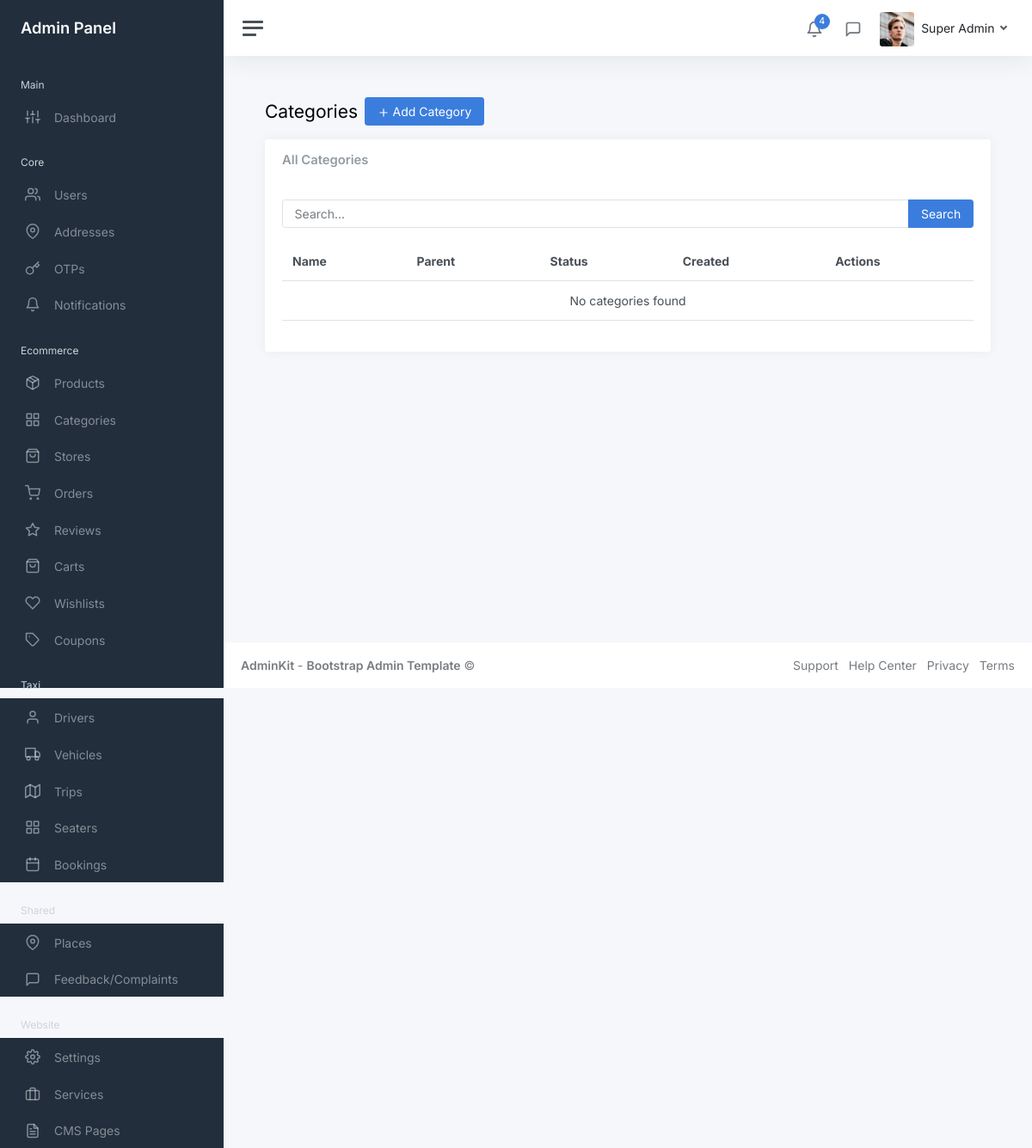
Page /myadmin/ecommerce/categories/ (signed in) on the earlier database version.
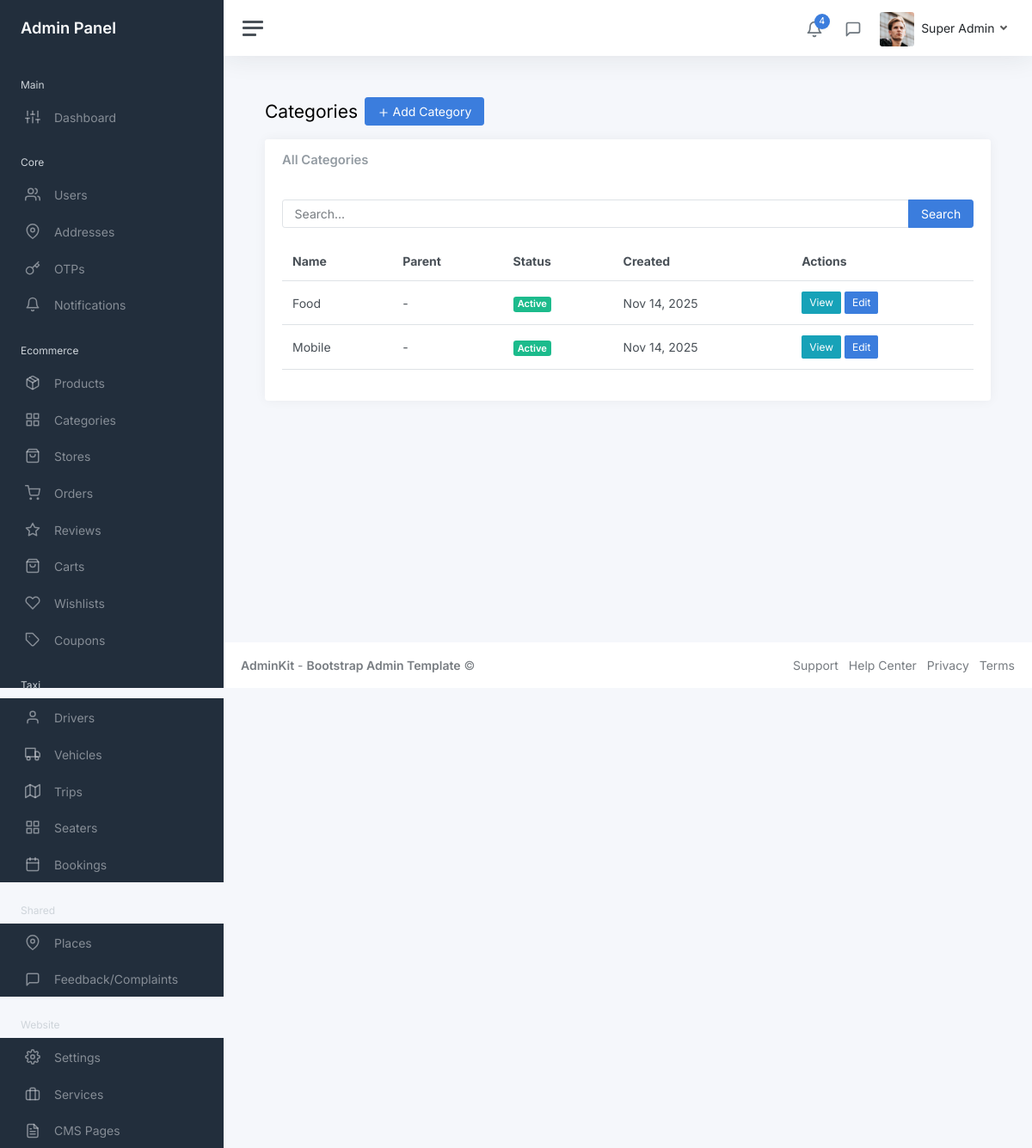
Same page on the later database version.
### ecommerce/models.py (models this page shows, shortened)
class Category(models.Model):
    name = models.CharField(max_length=100, unique=True)
    description = models.TextField(blank=True)
    image = models.ImageField(upload_to='categories/', blank=True, null=True)
    parent = models.ForeignKey('self', on_delete=models.CASCADE, null=True, blank=True, related_name='subcategories')
    is_active = models.BooleanField(default=True)
    created_at = models.DateTimeField(auto_now_add=True)
    class Meta:
        verbose_name_plural = "Categories"
        ordering = ['name']

### myadmin/views/ecommerce/category_views.py (the view)
# urls.py: path('categories/', category_views.CategoryListView.as_view(), name='category_list'),
class CategoryListView(StaffRequiredMixin, ListView):
    model = Category
    template_name = 'admin/ecommerce/category_list.html'
    context_object_name = 'categories'
    paginate_by = 20
    def get_queryset(self):
        queryset = Category.objects.select_related('parent').order_by('name')
        search = self.request.GET.get('search')
        if search:
            queryset = queryset.filter(name__icontains=search)
        return queryset
    def get_context_data(self, **kwargs):
        context = super().get_context_data(**kwargs)
        context['search'] = self.request.GET.get('search', '')
        return context

### myadmin/mixins.py (called while the page is built)
    def test_func(self):
        return self.request.user.is_staff

### myadmin/templates/admin/ecommerce/category_list.html (shortened to what this page needs)
{% extends 'admin/layouts/base.html' %}
{% block content %}
<div class="container-fluid p-0">
    <div class="mb-3"><h1 class="h3 d-inline align-middle">Categories</h1><a class="btn btn-primary ms-2" href="{% url 'myadmin:ecommerce:category_create' %}"><i class="align-middle" data-feather="plus"></i> Add Category</a></div>
    <div class="row"><div class="col-12"><div class="card"><div class="card-header"><h5 class="card-title mb-0">All Categories</h5></div><div class="card-body">
        <form method="get" class="mb-3"><div class="input-group"><input type="text" class="form-control" name="search" placeholder="Search..." value="{{ search }}"><button class="btn btn-primary" type="submit">Search</button></div></form>
        <table class="table table-hover"><thead><tr><th>Name</th><th>Parent</th><th>Status</th><th>Created</th><th>Actions</th></tr></thead><tbody>
            {% for category in categories %}<tr><td>{{ category.name }}</td><td>{{ category.parent.name|default:"-" }}</td><td>{% if category.is_active %}<span class="badge bg-success">Active</span>{% else %}<span class="badge bg-danger">Inactive</span>{% endif %}</td><td>{{ category.created_at|date:"M d, Y" }}</td><td><a href="{% url 'myadmin:ecommerce:category_detail' category.pk %}" class="btn btn-sm btn-info">View</a> <a href="{% url 'myadmin:ecommerce:category_update' category.pk %}" class="btn btn-sm btn-primary">Edit</a></td></tr>{% empty %}<tr><td colspan="5" class="text-center">No categories found</td></tr>{% endfor %}
        </tbody></table>
    </div></div></div></div>
</div>
{% endblock %}

Differences in the rows shown:
added Category: name "Food", parent.name "-", is_active "Active", created_at "Nov 14, 2025"
added Category: name "Mobile", parent.name "-", is_active "Active", created_at "Nov 14, 2025"
Other differences:
text no longer shown: "No categories found"
